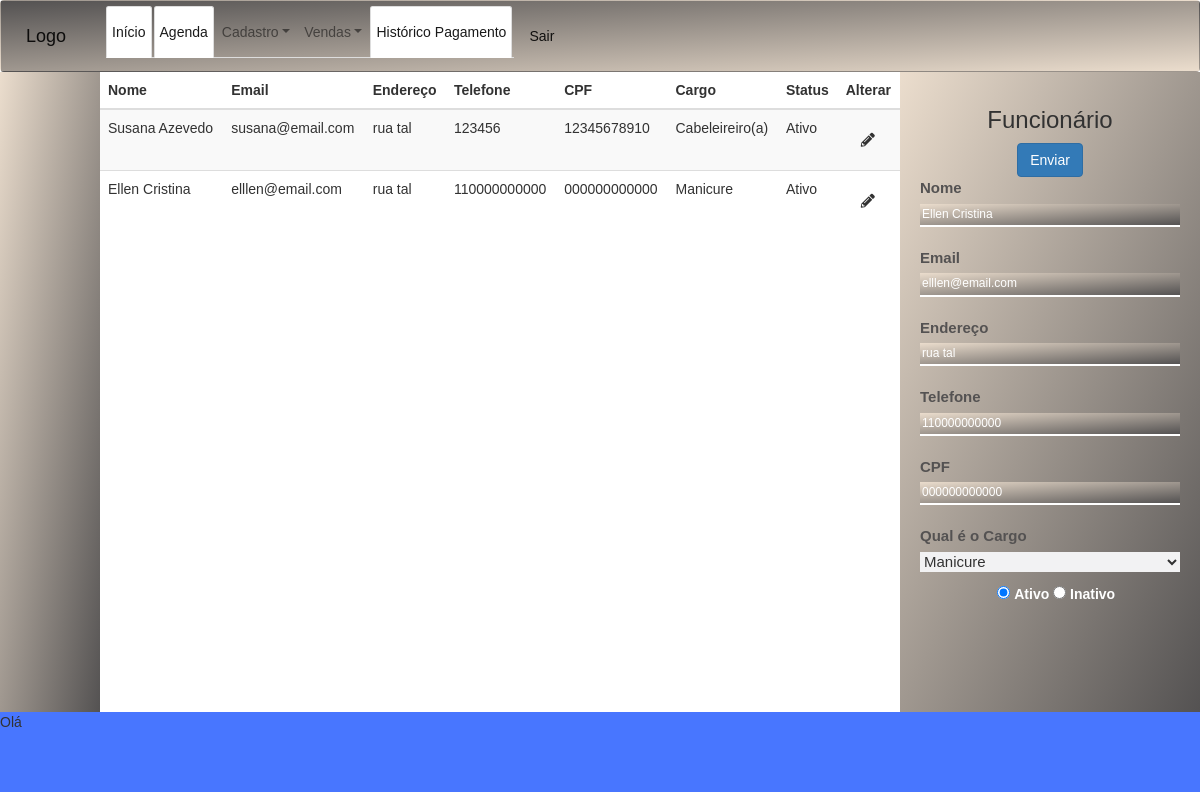
Screenshot of /alterar_funcionario/2 (signed in) with the database file from the repository.
### tables this page shows
CREATE TABLE funcionario (
    id_funcionario INTEGER PRIMARY KEY AUTOINCREMENT,
    id_cargo INTEGER NOT NULL,
    nome VARCHAR(50) NOT NULL,
    cpf VARCHAR(14) NOT NULL,
    email VARCHAR(50) NOT NULL,
    endereco VARCHAR(50) NOT NULL,
    telefone VARCHAR(12) NOT NULL,
    status VARCHAR(7) NOT NULL,
    UNIQUE(email),
    FOREIGN KEY (id_cargo) REFERENCES cargo(id_cargo)
);

CREATE TABLE cargo (
    id_cargo INTEGER PRIMARY KEY AUTOINCREMENT,
    nome_cargo VARCHAR(50) NOT NULL
);

### app.py (the view)
@app.route("/alterar_funcionario/<int:id_funcionario>", methods = ["GET"])
def alterar_funcionario_api(id_funcionario):
    logado = autenticar_login()
    if logado is None:
        return redirect("/")
    funcionario = db_consultar_funcionario(id_funcionario)
    cargos = db_listar_cargo()
    lista2 = db_historico_funcionario()
    if agendamento is None:
        return render_template("meu_agendamento.html", mensagem = f"Esse cliente não existe."), 404
    return render_template("alterar-funcionario.html",  funcionario = funcionario, cargos = cargos, funci = lista2)

### app.py (called while the page is built)
def autenticar_login():
    login = request.cookies.get("login", "")
    senha = request.cookies.get("senha", "")
    return db_fazer_login_admin(login, senha)

def row_to_dict(description, row):
    if row is None: return None
    d = {}
    for i in range(0, len(row)):
        d[description[i][0]] = row[i]
    return d

def rows_to_dict(description, rows):
    result = []
    for row in rows:
        result.append(row_to_dict(description, row))
    return result

def conectar():
    return sqlite3.connect('agenda.db')

def db_fazer_login_admin(email, senha):
    with closing(conectar()) as con, closing(con.cursor()) as cur:
        cur.execute("SELECT email, senha, nome FROM tb_admin WHERE email = ? AND senha = ?", [email, senha])
        return row_to_dict(cur.description, cur.fetchone())

def db_consultar_funcionario(id_funcionario):
    with closing(conectar()) as con, closing(con.cursor()) as cur:
        cur.execute("SELECT f.id_funcionario, f.nome, f.email, f.endereco, f.telefone, f.cpf, cg.nome_cargo, f.status, cg.id_cargo FROM funcionario AS f inner join cargo As cg ON f.id_cargo = cg.id_cargo  where f.id_funcionario = ?",[id_funcionario])
        return row_to_dict(cur.description, cur.fetchone())

def db_historico_funcionario():
    with closing(conectar()) as con, closing(con.cursor()) as cur:
        cur.execute("SELECT f.id_funcionario, f.nome, f.email, f.endereco, f.telefone, f.cpf, cg.nome_cargo, f.status FROM funcionario AS f inner join cargo As cg ON f.id_cargo = cg.id_cargo")
        return rows_to_dict(cur.description, cur.fetchall())

def db_listar_cargo():
    with closing(conectar()) as con, closing(con.cursor()) as cur:
        cur.execute("SELECT id_cargo, nome_cargo FROM cargo")
        return rows_to_dict(cur.description, cur.fetchall())

### templates/alterar-funcionario.html (shortened to what this page needs)
{%extends 'base_admin.html'%}
 {% block head%} {{super()}}
<link rel="stylesheet" type="text/css" href="/static/css/style-cad_funcionario.css">
<link rel="stylesheet" href="https://pro.fontawesome.com/releases/v5.10.0/css/all.css"/>
{% endblock head%}
{% block content %}
<table class="table table-striped">
  <thead>
      <tr>
          <th>Nome</th>
          <th>Email</th>
          <th>Endereço</th>
          <th>Telefone</th>
          <th>CPF</th>
          <th>Cargo</th>
          <th>Status</th>
          <th>Alterar</th>
      </tr>
  </thead>
  <tbody >
      {% for f in funci %}
      <tr>
          <td >{{f.nome}}</td>
          <td>{{f.email}}</td>
          <td>{{f.endereco}}</td>
          <td>{{f.telefone}}</td>
          <td>{{f.cpf}}</td>
          <td>{{f.nome_cargo}}</td>
          <td>{{f.status}}</td>
          <td><a href="/alterar_funcionario/{{f.id_funcionario}}"><i class="fas fa-pencil-alt"></i></a>
          </td>
      </tr>
  {% endfor %}
  </tbody>
</table>
{% endblock content %}
{% block formularios %}
  <div class="formulario">
      <form action="/edicao_funcionario/{{funcionario['id_funcionario']}}" method="POST" class="text-center form-contato" class="was-validated">
          <h3 class=" ">Funcionário</h3>
          <button type="submit" class="btn btn-primary">Enviar</button>
          <label for="id_nome" class="form-label">Nome</label>
          <input type="text" id="id_nome" placeholder="Nome*" autocomplete="off" required autofocus class="input-fun" name="nome" value = "{{funcionario['nome']}}">
          <label for="id_email" class="form-label">Email</label>
          <input type="email" id="id_email" placeholder="Email*" autocomplete="off" required autofocus class="input-fun" name="email" value = "{{funcionario['email']}}">
          <label for="id_endereco" class="form-label">Endereço</label>
          <input type="text" id="id_endereco" placeholder="Endereço* " autocomplete="off" required autofocus class="input-fun" name="endereco"value = "{{funcionario['endereco']}}">
          <label for="id_telefone" class="form-label">Telefone</label>
          <input type="tel" id="id_telefone" placeholder="Telefone* " autocomplete="off" required autofocus class="input-fun" name="telefone" value = "{{funcionario['telefone']}}">
          <label for="id_cpf" class="form-label">CPF</label>
          <input type="text" id="id_cpf" placeholder="CPF* " autocomplete="off" required autofocus class="input-fun" name="cpf" value = "{{funcionario['cpf']}}">
          <div class="mb-3">
              <label for="id_cargo" class="form-label">Qual é o Cargo </label>
              <select name="id_cargo" id="id_cargo">
                  {% for c in cargos %}
                      <option value="{{c['id_cargo']}}"{% if c['id_cargo'] == funcionario['id_cargo'] %}selected="selected"{% endif %}>{{c['nome_cargo']}}</option>
                  {% endfor %}
              </select>
          </div>
          <div class="form-check">
              <input type="radio" id="id_status" name="status" checked="yes" value="Ativo">
              <label class="form-check-label" for="exampleRadios1">
                Ativo
              </label>
              <input type="radio" id="id_status" name="status" value="Inativo">
              <label class="form-check-label" for="exampleRadios1">
                Inativo
              </label>
          </div>
      </form>
  </div>
{% endblock formularios %}

### static/css/style-admin.css (style rules this page uses)
* { margin: 0; padding: 0; box-sizing: border-box; border: none; font-family: helvetica,'Poppins', sans-serif; color: #323232; border: none; }

### static/css/style-cad_funcionario.css (style rules this page uses)
* { margin: 0; padding: 0; box-sizing: border-box; border: none; font-family: helvetica; color: #323232; border: none; }
.formulario { padding: 15px 20px 15px 20px; text-align: center; width: 100%; height: 100%; background-image: linear-gradient(to bottom right, #ebddcd , #545252); }
.form-label { font-weight: bold; color: #545252; display: block; text-align: left; font-size: 15px; }
.input-fun { border-bottom: 2px solid #ffffff; padding: 2px; font-size: 1.2rem; margin-bottom: 20px; background-image: linear-gradient(to bottom right, #ebddcd , #545252); color: #fff; display: block; width: 100%; text-align: left; }
.form-check-label { font-weight: bold; color: #ffffff; }
i { padding: 1.5rem; }
select { width: 100%; height: 20px; font-size: 15px; background: #f2f2f3; }

### rows the page displays
funcionario: nome "Susana Azevedo", email "susana@email.com", endereco "rua tal", telefone "123456", cpf "12345678910", nome_cargo "Cabeleireiro(a)", status "Ativo"
funcionario: nome "Ellen Cristina", email "elllen@email.com", endereco "rua tal", telefone "110000000000", cpf "000000000000", nome_cargo "Manicure", status "Ativo"

### other values shown
form field id_cargo "Manicure"
